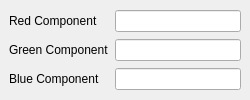
<?xml version="1.0" encoding="UTF-8"?>
<ui version="4.0">
 <class>AnalysisResultWindow</class>
 <widget class="QMainWindow" name="AnalysisResultWindow">
  <property name="geometry">
   <rect>
    <x>0</x>
    <y>0</y>
    <width>250</width>
    <height>100</height>
   </rect>
  </property>
  <property name="sizePolicy">
   <sizepolicy hsizetype="Fixed" vsizetype="Fixed">
    <horstretch>0</horstretch>
    <verstretch>0</verstretch>
   </sizepolicy>
  </property>
  <property name="minimumSize">
   <size>
    <width>250</width>
    <height>100</height>
   </size>
  </property>
  <property name="maximumSize">
   <size>
    <width>250</width>
    <height>100</height>
   </size>
  </property>
  <property name="windowTitle">
   <string>MainWindow</string>
  </property>
  <widget class="QWidget" name="centralwidget">
   <layout class="QGridLayout" name="gridLayout">
    <item row="2" column="1">
     <widget class="QLineEdit" name="lineEdit_2">
      <property name="readOnly">
       <bool>true</bool>
      </property>
     </widget>
    </item>
    <item row="4" column="1">
     <widget class="QLineEdit" name="lineEdit_3">
      <property name="readOnly">
       <bool>true</bool>
      </property>
     </widget>
    </item>
    <item row="1" column="1">
     <widget class="QLineEdit" name="lineEdit_1">
      <property name="readOnly">
       <bool>true</bool>
      </property>
     </widget>
    </item>
    <item row="1" column="0">
     <widget class="QLabel" name="label_1">
      <property name="text">
       <string>Red Component</string>
      </property>
     </widget>
    </item>
    <item row="2" column="0">
     <widget class="QLabel" name="label_2">
      <property name="text">
       <string>Green Component</string>
      </property>
     </widget>
    </item>
    <item row="4" column="0">
     <widget class="QLabel" name="label_3">
      <property name="text">
       <string>Blue Component</string>
      </property>
     </widget>
    </item>
   </layout>
  </widget>
 </widget>
 <resources/>
 <connections/>
</ui>
